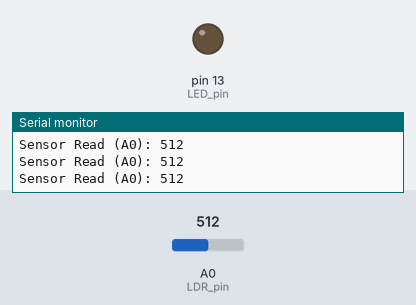
A sketch run on a simulated Arduino Uno, built with avr-gcc and run on an emulated ATmega328P. Parts: output pins drawn as LEDs (lit = HIGH), the last lines printed to the serial monitor. The test bench sets the inputs (shaded band); at power-on: A0 (LDR_pin) = 512.

Above: at 1.2 s.
1.3 s: A0 (LDR_pin) set to 412
2.8 s: A0 (LDR_pin) set to 386
At 3.3 s:
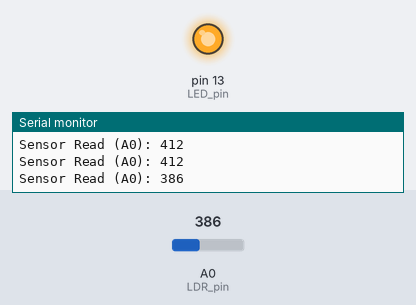
4.5 s: A0 (LDR_pin) set to 410
At 5.7 s:
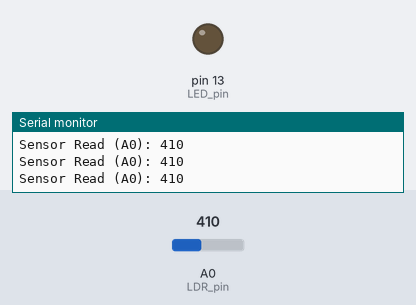
6.0 s: A0 (LDR_pin) set to 390
At 7.0 s:
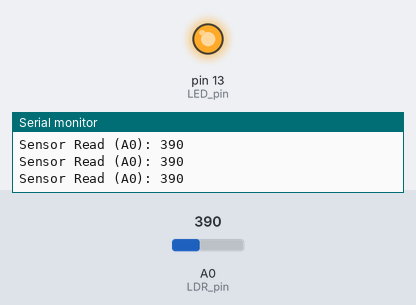
Timing chart, 0 to 8.5 s (numbered marks = the images above; inputs shaded):
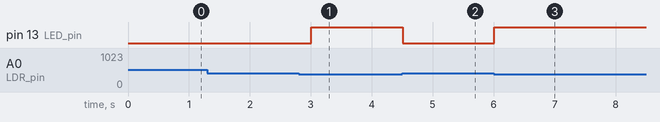

Measured:
- the behaviour switches between 400 and 399 on A0 (LDR_pin) (found by bisection; images 0 and 1)
- after the input at 2.8 s, pin 13 (LED_pin): LOW → HIGH after 0.20 s
- after the input at 4.5 s, pin 13 (LED_pin): HIGH → LOW at once
- after the input at 6.0 s, pin 13 (LED_pin): LOW → HIGH at once

The sketch:

sketch_sep16a.ino.ino
```cpp
const int LDR_pin = A0;
const int LED_pin = 13;
const int LIGHT_THRESHOLD = 400;

void setup() {

  Serial.begin(9600);
  pinMode(LED_pin, OUTPUT); }

void loop() {

  int light_Level = analogRead(LDR_pin);
  Serial.print("Sensor Read (A0): ");
  Serial.println(light_Level);

  // Trigger Logic
  if (light_Level < LIGHT_THRESHOLD) {
    digitalWrite(LED_pin, HIGH);
  } else {
    digitalWrite(LED_pin, LOW);
  }
  delay(300);
}
```
